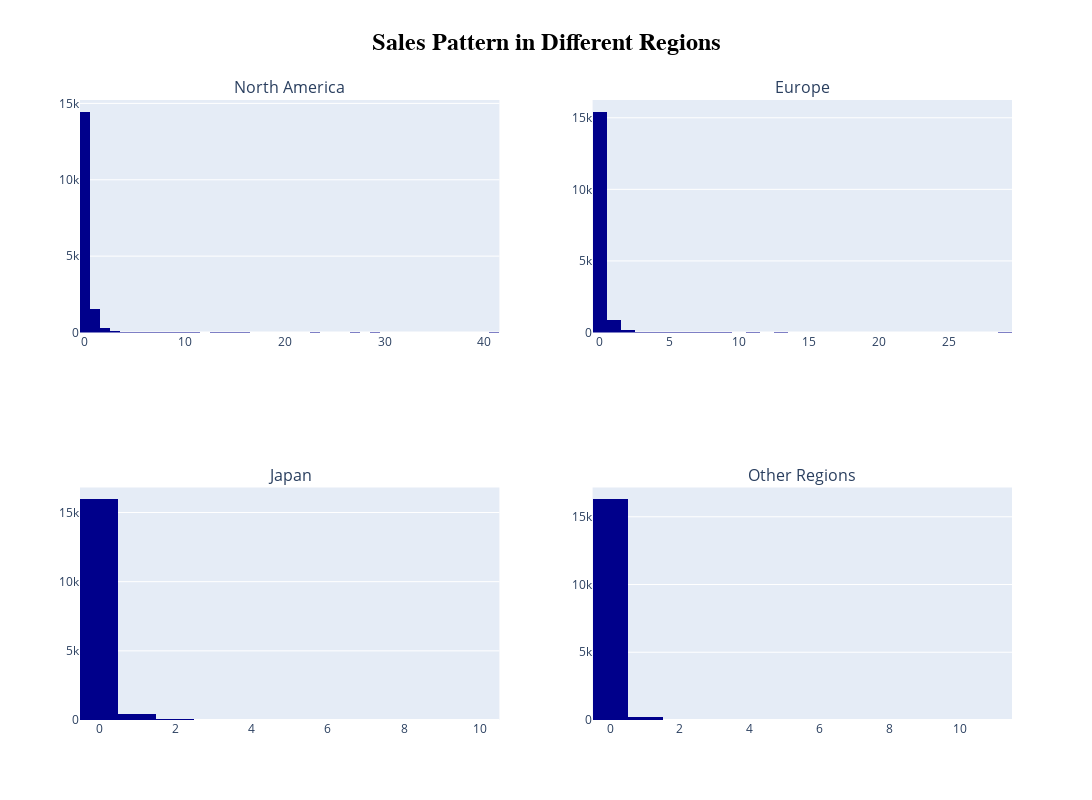

The code cell stored with this chart in its notebook:
### Markdown cell above
# Distribution Analysis

### Code cell
# Create individual charts using Plotly Express
na_hist=px.histogram(df,x='NA_Sales',nbins=50,color_discrete_sequence=['darkblue'])
eu_hist=px.histogram(df,x='EU_Sales',nbins=50,color_discrete_sequence=['darkblue'])
jp_hist=px.histogram(df,x='JP_Sales',nbins=50,color_discrete_sequence=['darkblue'])
or_hist=px.histogram(df,x='Other_Sales',nbins=50,color_discrete_sequence=['darkblue'])
# Create a subplot layout
fig = make_subplots(
    rows=2, cols=2, 
    subplot_titles=("North America", "Europe", "Japan", "Other Regions")
)

# Add Plotly Express charts to the subplot
fig.add_trace(na_hist.data[0], row=1, col=1)  
fig.add_trace(eu_hist.data[0], row=1, col=2)     
fig.add_trace(jp_hist.data[0], row=2, col=1)     
fig.add_trace(or_hist.data[0], row=2, col=2)      

# Update layout
fig.update_layout(height=800, width=1100, title_text="Sales Pattern in Different Regions",title_x=0.5,
                 title_font=dict(family="Arial, sans-serif",size=24,weight='bold',color='black'))

# Show the visualization
fig.show()

### Figure 1 — Plotly figure (JSON) as saved in the notebook; plotly's stock layout.template omitted (floating-point values rounded to 4 significant figures; data arrays with more than 128 entries replaced by an {"elided": "..."} marker saying what was removed)
{"data": [{"alignmentgroup": "True", "bingroup": "x", "hovertemplate": "NA_Sales=%{x}<br>count=%{y}<extra></extra>", "legendgroup": "", "marker": {"color": "darkblue", "pattern": {"shape": ""}}, "name": "", "nbinsx": 50, "offsetgroup": "", "orientation": "v", "showlegend": false, "type": "histogram", "x": {"elided": "16540 float values"}, "xaxis": "x", "yaxis": "y"}, {"alignmentgroup": "True", "bingroup": "x", "hovertemplate": "EU_Sales=%{x}<br>count=%{y}<extra></extra>", "legendgroup": "", "marker": {"color": "darkblue", "pattern": {"shape": ""}}, "name": "", "nbinsx": 50, "offsetgroup": "", "orientation": "v", "showlegend": false, "type": "histogram", "x": {"elided": "16540 float values"}, "xaxis": "x2", "yaxis": "y2"}, {"alignmentgroup": "True", "bingroup": "x", "hovertemplate": "JP_Sales=%{x}<br>count=%{y}<extra></extra>", "legendgroup": "", "marker": {"color": "darkblue", "pattern": {"shape": ""}}, "name": "", "nbinsx": 50, "offsetgroup": "", "orientation": "v", "showlegend": false, "type": "histogram", "x": {"elided": "16540 float values"}, "xaxis": "x3", "yaxis": "y3"}, {"alignmentgroup": "True", "bingroup": "x", "hovertemplate": "Other_Sales=%{x}<br>count=%{y}<extra></extra>", "legendgroup": "", "marker": {"color": "darkblue", "pattern": {"shape": ""}}, "name": "", "nbinsx": 50, "offsetgroup": "", "orientation": "v", "showlegend": false, "type": "histogram", "x": {"elided": "16540 float values"}, "xaxis": "x4", "yaxis": "y4"}], "layout": {"annotations": [{"font": {"size": 16}, "showarrow": false, "text": "North America", "x": 0.225, "xanchor": "center", "xref": "paper", "y": 1, "yanchor": "bottom", "yref": "paper"}, {"font": {"size": 16}, "showarrow": false, "text": "Europe", "x": 0.775, "xanchor": "center", "xref": "paper", "y": 1, "yanchor": "bottom", "yref": "paper"}, {"font": {"size": 16}, "showarrow": false, "text": "Japan", "x": 0.225, "xanchor": "center", "xref": "paper", "y": 0.375, "yanchor": "bottom", "yref": "paper"}, {"font": {"size": 16}, "showarrow": false, "text": "Other Regions", "x": 0.775, "xanchor": "center", "xref": "paper", "y": 0.375, "yanchor": "bottom", "yref": "paper"}], "height": 800, "title": {"font": {"color": "black", "family": "Arial, sans-serif", "size": 24, "weight": "bold"}, "text": "Sales Pattern in Different Regions", "x": 0.5}, "width": 1100, "xaxis": {"anchor": "y", "domain": [0, 0.45]}, "xaxis2": {"anchor": "y2", "domain": [0.55, 1]}, "xaxis3": {"anchor": "y3", "domain": [0, 0.45]}, "xaxis4": {"anchor": "y4", "domain": [0.55, 1]}, "yaxis": {"anchor": "x", "domain": [0.625, 1]}, "yaxis2": {"anchor": "x2", "domain": [0.625, 1]}, "yaxis3": {"anchor": "x3", "domain": [0, 0.375]}, "yaxis4": {"anchor": "x4", "domain": [0, 0.375]}}}
